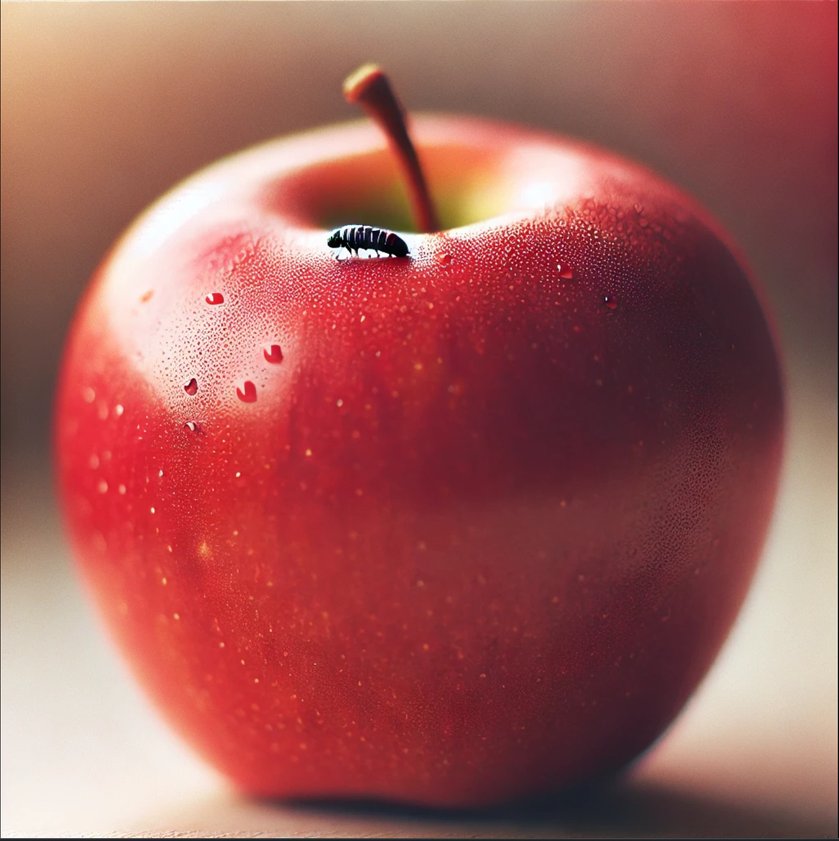
#> input picture backend/ImageDetection/apple1.png, 839 x 841 px, shrunk from 1465 x 1467 before the run
$ python -i pest_detection.py   (imports and definitions only)
#> lines starting #> are read from the running program, lines starting #| are printed output that depends on the picture; after the words box and inside, x2 and y2 are one past the last pixel; in counts of white or black regions, pixels touching at a corner belong together
import cv2
import numpy as np

def detect_pests(image_path):
    """
    Detect pests in an image by identifying dark-colored regions.

    Args:
        image_path (str): Path to the input image file

    Returns:
        str: Detection result message
    """
#> called with image_path = 'apple1.png'
    # Read the input image
    image = cv2.imread(image_path)
#> image is the input picture: shape (841, 839, 3); mean B, G, R 90, 93.6, 161.1
    if image is None:
        print("Error: Image not found or path is incorrect.")
        return

    # Convert the image from BGR to HSV color space for better color detection
    hsv_image = cv2.cvtColor(image, cv2.COLOR_BGR2HSV)
#> hsv_image: shape (841, 839, 3); mean H, S, V 85.5, 124, 161.3

    # Define the color range for pest detection (dark/black colors)
    # HSV format: [Hue, Saturation, Value]
    lower_black = np.array([0, 0, 0])      # Lower bound for dark colors
    upper_black = np.array([180, 255, 50]) # Upper bound for dark colors

    # Create a binary mask for the specified color range
    mask = cv2.inRange(hsv_image, lower_black, upper_black)
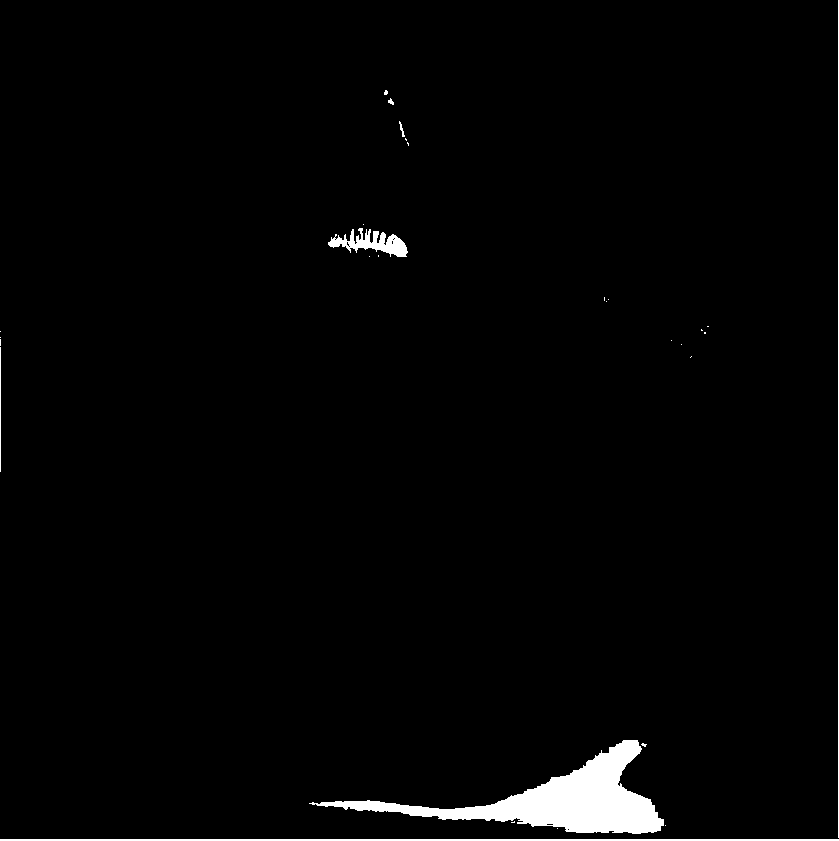
#> mask: shape (841, 839); 2% white; 29 white regions (22 under 20 px), largest, box (x1, y1, x2, y2) and area: (309, 740, 664, 834) 10069, (0, 839, 839, 841) 1678, (328, 228, 408, 257) 1071

    # Apply morphological operations to reduce noise and improve detection
    kernel = np.ones((5, 5), np.uint8)
    # Close operation (dilation followed by erosion) to fill small holes
    mask = cv2.morphologyEx(mask, cv2.MORPH_CLOSE, kernel)
#> mask: shape (841, 839); 2% white; 18 white regions (12 under 20 px), largest, box (x1, y1, x2, y2) and area: (309, 740, 666, 834) 10199, (0, 0, 839, 841) 2517, (328, 224, 408, 257) 1342, (0, 337, 1, 472) 135, (399, 121, 405, 137) 35, (388, 98, 394, 105) 24
    # Open operation (erosion followed by dilation) to remove small noise
    mask = cv2.morphologyEx(mask, cv2.MORPH_OPEN, kernel)
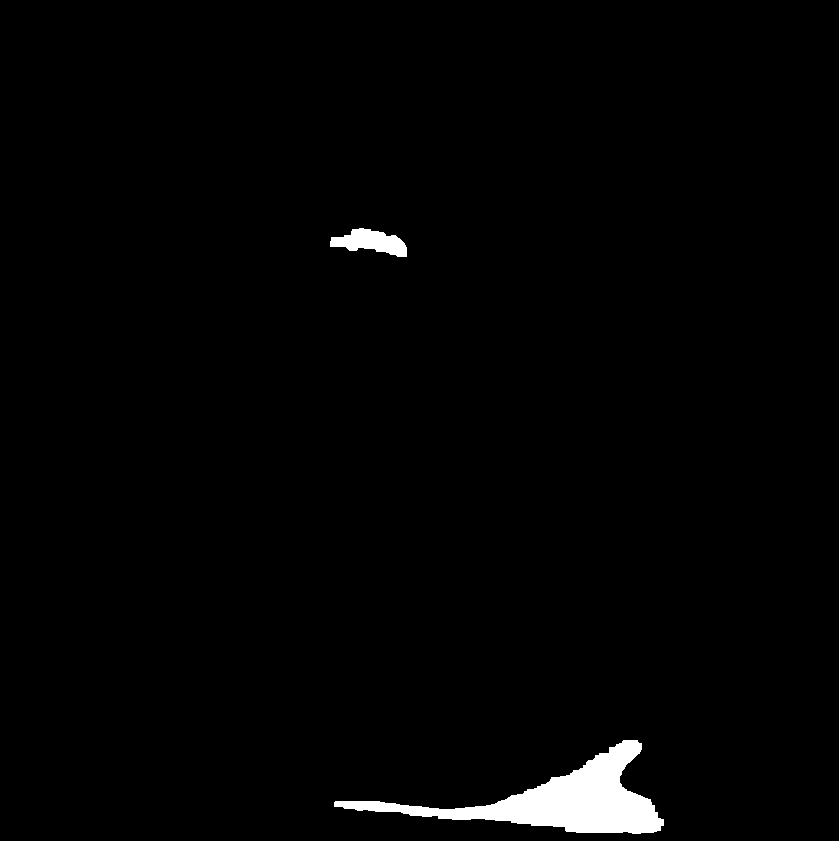
#> mask: shape (841, 839); 1.6% white; 2 white regions, box (x1, y1, x2, y2) and area: (334, 740, 664, 834) 10076, (330, 228, 407, 257) 1303

    # Calculate the percentage of white pixels in the mask
    # White pixels represent potential pest areas
    white_pixels = np.sum(mask == 255)
#> white_pixels = 11379
    total_pixels = mask.size
#> total_pixels = 705599
    white_ratio = (white_pixels / total_pixels) * 100
#> white_ratio = 1.61

    # Determine if pests are present based on the white pixel ratio threshold
    if white_ratio > 0.1:  # Threshold can be adjusted based on requirements
        result = "Pests detected!"
    else:
        result = "No pests detected."

    # [6 lines of commented-out code are left out]

    return result

>>> result = detect_pests('apple1.png')
